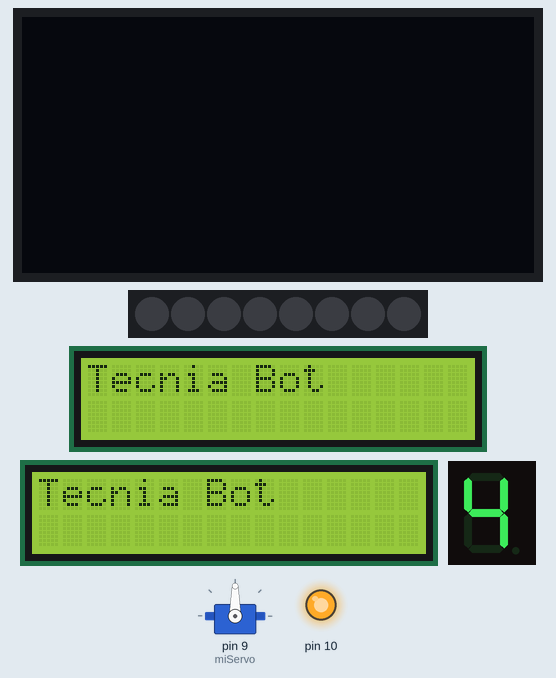
A program run on a simulated Arduino Uno, built with avr-gcc and run on an emulated ATmega328P. On the bench: 128×64 one-colour display, 8 RGB LEDs in strip order, left to right, 2 × 16×2 character LCD, 1-digit seven-segment display, servo, output pins drawn as LEDs (lit = HIGH).

Above: at 0.2 s.

The program:

main.cpp
```cpp
// ============================================================================
//  PROYECTO INTERNO DE VERIFICACION — compile-only, NO corre en hardware.
//
//  Incluye TODOS los headers del ecosistema Tecnia Bot y crea cada objeto
//  una sola vez, para que el coordinador verifique con `pio run` que cada
//  lib_deps del platformio.ini resuelve y compila (UNO y ESP32).
//
//  NO es un ejemplo didactico. Los pines son arbitrarios (solo para que
//  compile). Referencia humana: ../../docs/librerias.md
// ============================================================================

#include <Arduino.h>

// --- Nucleo / bundled: NO requieren lib_deps (vienen con el framework) ---
#include <Wire.h>              // I2C   (bundled en AVR y ESP32)
#include <SPI.h>               // SPI   (bundled en AVR y ESP32)
#include <EEPROM.h>            // EEPROM (bundled en AVR y ESP32)

// --- Requieren lib_deps, pero son PORTABLES (compilan en AVR y ESP32) ---
#include <Adafruit_Sensor.h>  // adafruit/Adafruit Unified Sensor
#include <DHT.h>              // adafruit/DHT sensor library
#include <Adafruit_BMP085.h>  // adafruit/Adafruit BMP085 Library
#include <Keypad.h>           // chris--a/Keypad
#include <Adafruit_GFX.h>     // adafruit/Adafruit GFX Library
#include <Adafruit_SSD1306.h> // adafruit/Adafruit SSD1306
#include <Adafruit_NeoPixel.h>// adafruit/Adafruit NeoPixel
#include <Adafruit_MPU6050.h> // adafruit/Adafruit MPU6050
#include <Stepper.h>          // arduino-libraries/Stepper (NO bundled)
#include <LiquidCrystal.h>    // arduino-libraries/LiquidCrystal (NO bundled)
#include <LiquidCrystal_I2C.h>// marcoschwartz/LiquidCrystal_I2C (LCD por I2C)
#include <SevSeg.h>           // deanisme/SevSeg (display 7 segmentos)
#include <AccelStepper.h>     // waspinator/AccelStepper (paso a paso con aceleracion)

// --- Especifico por placa: la libreria del Servo cambia de nombre ----------
#if defined(ESP32)
  #include <ESP32Servo.h>     // madhephaestus/ESP32Servo  (solo ESP32)
  #include <WiFi.h>           // bundled en el framework espressif32 (solo ESP32)
#else
  #include <Servo.h>          // arduino-libraries/Servo    (solo AVR)
#endif

// ---------------------------------------------------------------------------
//  Un objeto por libreria (pines arbitrarios, solo para compilar)
// ---------------------------------------------------------------------------
DHT dht(2, DHT22);                                   // sensor DHT en pin 2
Adafruit_BMP085 bmp;                                 // BMP085/BMP180 por I2C
Adafruit_SSD1306 oled(128, 64, &Wire, -1);           // OLED 128x64 por I2C
Adafruit_NeoPixel tira(8, 6, NEO_GRB + NEO_KHZ800);  // 8 LEDs WS2812 en pin 6
Adafruit_MPU6050 mpu;                                // acelerometro por I2C

// Teclado matricial 4x4
const byte FILAS = 4;
const byte COLS  = 4;
char teclas[FILAS][COLS] = {
  {'1', '2', '3', 'A'},
  {'4', '5', '6', 'B'},
  {'7', '8', '9', 'C'},
  {'*', '0', '#', 'D'}
};
byte pinFilas[FILAS] = {14, 15, 16, 17};   // numeros de pin (validos en UNO y ESP32)
byte pinCols[COLS]   = {18, 19, 21, 22};
Keypad teclado = Keypad(makeKeymap(teclas), pinFilas, pinCols, FILAS, COLS);

Stepper motor(200, 9, 10, 11, 12);                   // paso a paso, 200 pasos/vuelta
LiquidCrystal lcd(12, 11, 5, 4, 3, 2);               // LCD paralelo 16x2 (HD44780)
LiquidCrystal_I2C lcdI2C(0x27, 16, 2);               // LCD 16x2 por modulo I2C (dir 0x27)

Servo miServo;                                       // Servo (AVR) o ESP32Servo (ESP32)

SevSeg sevseg;                                       // display 7 segmentos (1 digito)
byte pinesDigito[1]   = {13};
byte pinesSegmento[8] = {2, 3, 4, 5, 6, 7, 8, 9};    // A-G + DP
AccelStepper pasoAPaso(AccelStepper::FULL4WIRE, 25, 26, 27, 32);  // 28BYJ-48 via ULN2003

void setup() {
  Serial.begin(115200);

  // Nucleo / bundled
  Wire.begin();
  SPI.begin();
  EEPROM.read(0);

  // Sensores
  dht.begin();
  bmp.begin();
  mpu.begin();

  // Display OLED
  oled.begin(SSD1306_SWITCHCAPVCC, 0x3C);
  oled.clearDisplay();

  // NeoPixel
  tira.begin();
  tira.show();

  // LCD paralelo
  lcd.begin(16, 2);
  lcd.print("Tecnia Bot");

  // LCD por I2C
  lcdI2C.init();
  lcdI2C.backlight();
  lcdI2C.print("Tecnia Bot");

  // Motor paso a paso
  motor.setSpeed(15);

  // Teclado
  char t = teclado.getKey();
  (void)t;

  // Display 7 segmentos
  sevseg.begin(COMMON_CATHODE, 1, pinesDigito, pinesSegmento);
  sevseg.setNumber(4);
  sevseg.refreshDisplay();

  // Paso a paso con aceleracion
  pasoAPaso.setMaxSpeed(200);
  pasoAPaso.setAcceleration(50);
  pasoAPaso.moveTo(2048);

  // Servo (pin distinto segun placa)
#if defined(ESP32)
  miServo.attach(13);
  WiFi.mode(WIFI_STA);   // WiFi solo existe en ESP32
#else
  miServo.attach(9);
#endif
  miServo.write(90);
}

void loop() {
  // compile-only: sin logica
}
```
